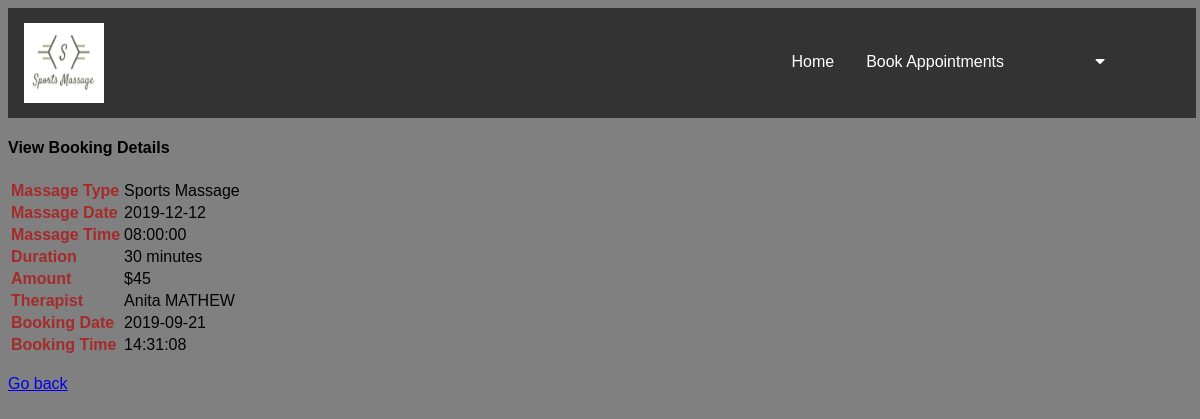
/View.php?id=20, run on the app's committed database.
### tables this page shows
CREATE TABLE `bookings` (
  `BookingId` int(11) NOT NULL,
  `Email` varchar(50) DEFAULT NULL,
  `MassageType` varchar(50) DEFAULT NULL,
  `Duration` int(11) DEFAULT NULL,
  `Amount` double DEFAULT NULL,
  `BookingDate` date DEFAULT NULL,
  `BookingTime` time DEFAULT NULL,
  `MessageForTherapist` varchar(70) DEFAULT NULL,
  `ServiceId` int(11) NOT NULL,
  `EmployeeId` int(11) NOT NULL,
  `BookedDate` date NOT NULL,
  `Bookedtime` time NOT NULL,
  `BookingStatus` varchar(20) NOT NULL
);

CREATE TABLE `employeedetails` (
  `EmployeeId` int(11) NOT NULL,
  `Email` varchar(50) DEFAULT NULL,
  `FirstName` varchar(50) DEFAULT NULL,
  `LastName` varchar(50) DEFAULT NULL,
  `DOB` date NOT NULL,
  `Mobile` bigint(20) DEFAULT NULL,
  `IsAdmin` int(11) NOT NULL,
  `Password` varchar(50) DEFAULT NULL
);

### View.php (the view, shortened to what this page needs)
<?php
 include('EditDB.php');
 require("usertab.php");
 require 'dbconnect.php';
     $output='';
     $bookingid=$_GET["id"];
     $query = "SELECT B.MassageType,B.Duration,B.Amount,B.BookingDate,B.BookingTime,B.BookedDate,
     B.BookedTime,B.BookingStatus,E.FirstName,E.LastName FROM Bookings B JOIN EmployeeDetails E ON B.EmployeeId=E.EmployeeId WHERE  BookingId =$bookingid";
     $result = mysqli_query($mysqli, $query);
 ?>
 <html>
     <head>
    </head>
    <body>
    <div id="add_data_Modal" class="modal fade" style="text-align:centre;">
      <div class="modal-dialog">
           <div class="modal-content">
                <div class="modal-header">
                     <h4 class="modal-title">View Booking Details</h4>
                </div>
                <div class="modal-body">
             <?php
              $output .= '
              <div class="table-responsive">
                   <table class="table table-bordered">';
              while($row = mysqli_fetch_array($result))
              {
                   $output .= '
                <tr>
                     <td width="30%"><label>Massage Type</label></td>
                     <td width="70%">'.$row["MassageType"].'</td>
                </tr>
                <tr>
                     <td width="30%"><label>Massage Date</label></td>
                     <td width="70%">'.$row["BookedDate"].'</td>
                </tr>
                <tr>
                     <td width="30%"><label>Massage Time</label></td>
                     <td width="70%">'.$row["BookedTime"].'</td>
                </tr>
                <tr>
                     <td width="30%"><label>Duration</label></td>
                     <td width="70%">'.$row["Duration"].' minutes</td>
                </tr>
                <tr>
                     <td width="30%"><label>Amount</label></td>
                     <td width="70%">$'.$row["Amount"].'</td>
                </tr>
                <tr>
                     <td width="30%"><label>Therapist</label></td>
                     <td width="70%">'.$row["FirstName"].' '.$row["LastName"].'</td>
                </tr>
                <tr>
                     <td width="30%"><label>Booking Date</label></td>
                     <td width="70%">'.$row["BookingDate"].'</td>
                </tr>
                <tr>
                     <td width="30%"><label>Booking Time</label></td>
                     <td width="70%">'.$row["BookingTime"].'</td>
                </tr>
               ';
      }
      $output .= "</table></div>";
      echo $output;
                ?>
                </div>
                 <div class="modal-footer">
                 <a href="UserHome.php" >Go back</a>
                </div>
           </div>
      </div>
 </div>
    </body>

### stylesheet.css (style rules this page uses)
body { background-color: gray; }
label { font-weight: bold; color:brown; }

### usertab.php (style rules this page uses)
body { font-family: Arial, Helvetica, sans-serif; }

### data on the page
bookings: MassageType "Sports Massage", BookedDate "2019-12-12", Bookedtime "08:00:00", Duration "30", Amount "45", EmployeeId.FirstName "Anita", EmployeeId.LastName "MATHEW", BookingDate "2019-09-21", BookingTime "14:31:08"
